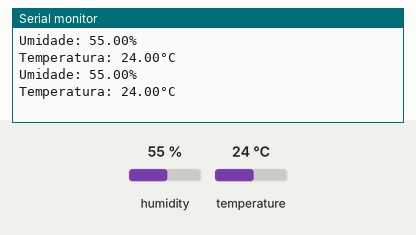
Bench run of a sketch on a simulated Arduino Uno, built with avr-gcc and run on an emulated ATmega328P. Parts: the last lines printed to the serial monitor. The test bench sets the inputs (shaded band); at power-on: humidity 55 %, temperature 24 °C.

Above: at 4.8 s.
4.9 s: humidity set to 22 %
At 7.3 s:
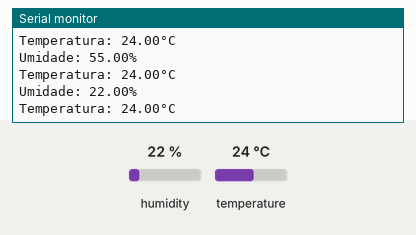
7.9 s: temperature set to 12 °C
At 8.5 s:
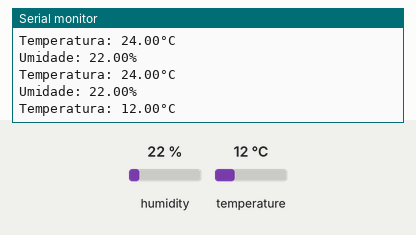
10.9 s: humidity set to 40 %
At 13.4 s:
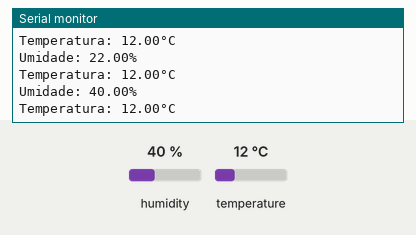
Timing chart, 0 to 14.9 s (numbered marks = the images above; inputs shaded):
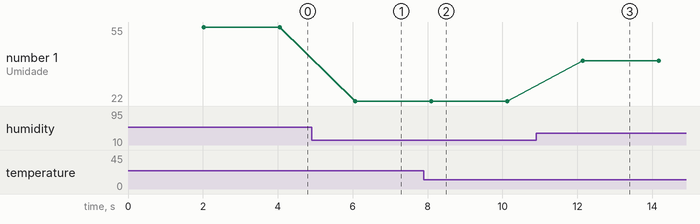

Measured:
- after the input at 4.9 s, the serial monitor: prints a new line after 1.2 s (image 1)
- after the input at 7.9 s, the serial monitor: prints a new line after 0.21 s (image 2)
- after the input at 10.9 s, the serial monitor: prints a new line after 1.2 s (image 3)
- plotted number 1: 55 → 22 after the input at 4.9 s, 22 → 40 after the input at 10.9 s

The sketch:

umidade-temp.ino
```cpp
#include <DHT.h>

#define DHTPIN 17 //Pino do sensor conectado na porta 17 do Arduino
#define DHTTYPE DHT11

DHT dht(DHTPIN, DHTTYPE);

void setup() {
  Serial.begin(9600);
  dht.begin();
}

void loop() {
  delay(2000); //Intervalo de dois segundos entre as medições

  float h = dht.readHumidity();
  float t = dht.readTemperature();

  if (isnan(h) || isnan(t)) { //Verifica se a umidade ou temperatura são ou não um número
    return;
  }

  Serial.print("Umidade: ");
  Serial.print(h);
  Serial.println("%");

  Serial.print("Temperatura: ");
  Serial.print(t);
  Serial.println("°C ");
}
```
